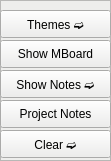
   <widget class="QFrame" name="Edit">
    <property name="geometry">
     <rect>
      <x>60</x>
      <y>30</y>
      <width>111</width>
      <height>161</height>
     </rect>
    </property>
    <property name="styleSheet">
     <string notr="true">background-color: rgb(238, 238, 236);</string>
    </property>
    <property name="frameShape">
     <enum>QFrame::StyledPanel</enum>
    </property>
    <property name="frameShadow">
     <enum>QFrame::Raised</enum>
    </property>
    <widget class="QPushButton" name="ProjectNotesButton">
     <property name="geometry">
      <rect>
       <x>0</x>
       <y>100</y>
       <width>111</width>
       <height>28</height>
      </rect>
     </property>
     <property name="focusPolicy">
      <enum>Qt::StrongFocus</enum>
     </property>
     <property name="text">
      <string>Project Notes</string>
     </property>
     <property name="shortcut">
      <string>`</string>
     </property>
    </widget>
    <widget class="QPushButton" name="MBoardButton">
     <property name="geometry">
      <rect>
       <x>0</x>
       <y>40</y>
       <width>111</width>
       <height>28</height>
      </rect>
     </property>
     <property name="styleSheet">
      <string notr="true"/>
     </property>
     <property name="text">
      <string>Show MBoard</string>
     </property>
    </widget>
    <widget class="QPushButton" name="ClearButton">
     <property name="geometry">
      <rect>
       <x>0</x>
       <y>130</y>
       <width>111</width>
       <height>28</height>
      </rect>
     </property>
     <property name="text">
      <string>Clear ➫</string>
     </property>
    </widget>
    <widget class="QPushButton" name="ShowNotesButton">
     <property name="geometry">
      <rect>
       <x>0</x>
       <y>70</y>
       <width>111</width>
       <height>28</height>
      </rect>
     </property>
     <property name="text">
      <string>Show Notes ➫</string>
     </property>
    </widget>
    <widget class="QPushButton" name="ThemesButton">
     <property name="geometry">
      <rect>
       <x>0</x>
       <y>10</y>
       <width>111</width>
       <height>28</height>
      </rect>
     </property>
     <property name="text">
      <string>Themes ➫</string>
     </property>
    </widget>
    <zorder>ThemesButton</zorder>
    <zorder>ProjectNotesButton</zorder>
    <zorder>MBoardButton</zorder>
    <zorder>ClearButton</zorder>
    <zorder>ShowNotesButton</zorder>
   </widget>
